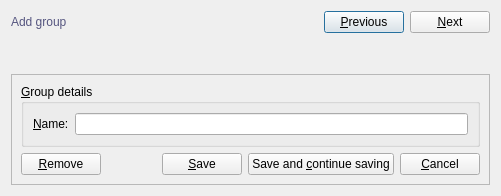
<?xml version="1.0" encoding="UTF-8"?>
<ui version="4.0">
 <class>GroupForm</class>
 <widget class="QDialog" name="GroupForm">
  <property name="geometry">
   <rect>
    <x>0</x>
    <y>0</y>
    <width>501</width>
    <height>196</height>
   </rect>
  </property>
  <property name="windowTitle">
   <string>Group :: Form</string>
  </property>
  <property name="windowIcon">
   <iconset resource="resources.qrc">
    <normaloff>:/default/static/default/icons/22x22/face-devilish.png</normaloff>:/default/static/default/icons/22x22/face-devilish.png</iconset>
  </property>
  <layout class="QGridLayout" name="gridLayout">
   <item row="0" column="0">
    <layout class="QHBoxLayout" name="horizontalLayout_2">
     <item>
      <widget class="QLabel" name="titleLabel">
       <property name="styleSheet">
        <string notr="true">color: rgb(85, 85, 127);
font: 75 14pt &quot;DejaVu Sans Mono&quot;;</string>
       </property>
       <property name="text">
        <string>Add group</string>
       </property>
      </widget>
     </item>
     <item>
      <spacer name="horizontalSpacer_3">
       <property name="orientation">
        <enum>Qt::Horizontal</enum>
       </property>
       <property name="sizeHint" stdset="0">
        <size>
         <width>40</width>
         <height>20</height>
        </size>
       </property>
      </spacer>
     </item>
     <item>
      <widget class="QPushButton" name="previousPushButton">
       <property name="text">
        <string>&amp;Previous</string>
       </property>
       <property name="icon">
        <iconset resource="resources.qrc">
         <normaloff>:/default/static/default/icons/22x22/go-previous.png</normaloff>:/default/static/default/icons/22x22/go-previous.png</iconset>
       </property>
       <property name="shortcut">
        <string>Ctrl+Right, Ctrl+PgDown</string>
       </property>
      </widget>
     </item>
     <item>
      <widget class="QPushButton" name="nextPushButton">
       <property name="text">
        <string>&amp;Next</string>
       </property>
       <property name="icon">
        <iconset resource="resources.qrc">
         <normaloff>:/default/static/default/icons/22x22/go-next.png</normaloff>:/default/static/default/icons/22x22/go-next.png</iconset>
       </property>
       <property name="shortcut">
        <string>Ctrl+Left, Ctrl+PgUp</string>
       </property>
      </widget>
     </item>
    </layout>
   </item>
   <item row="1" column="0">
    <widget class="QLabel" name="statusLabel">
     <property name="text">
      <string/>
     </property>
    </widget>
   </item>
   <item row="2" column="0">
    <widget class="QFrame" name="frame">
     <property name="frameShape">
      <enum>QFrame::StyledPanel</enum>
     </property>
     <property name="frameShadow">
      <enum>QFrame::Raised</enum>
     </property>
     <layout class="QGridLayout" name="gridLayout_2">
      <item row="0" column="0">
       <widget class="QGroupBox" name="formGroupBox">
        <property name="title">
         <string>&amp;Group details</string>
        </property>
        <layout class="QFormLayout" name="formLayout">
         <property name="fieldGrowthPolicy">
          <enum>QFormLayout::ExpandingFieldsGrow</enum>
         </property>
         <item row="0" column="0">
          <widget class="QLabel" name="nameLabel">
           <property name="text">
            <string>&amp;Name:</string>
           </property>
           <property name="buddy">
            <cstring>nameLineEdit</cstring>
           </property>
          </widget>
         </item>
         <item row="0" column="1">
          <widget class="QLineEdit" name="nameLineEdit"/>
         </item>
        </layout>
       </widget>
      </item>
      <item row="1" column="0">
       <layout class="QHBoxLayout" name="horizontalLayout">
        <item>
         <widget class="QPushButton" name="removePushButton">
          <property name="text">
           <string>&amp;Remove</string>
          </property>
          <property name="icon">
           <iconset resource="resources.qrc">
            <normaloff>:/default/static/default/icons/22x22/edit-delete.png</normaloff>:/default/static/default/icons/22x22/edit-delete.png</iconset>
          </property>
          <property name="shortcut">
           <string>Ctrl+Del</string>
          </property>
         </widget>
        </item>
        <item>
         <spacer name="horizontalSpacer">
          <property name="orientation">
           <enum>Qt::Horizontal</enum>
          </property>
          <property name="sizeHint" stdset="0">
           <size>
            <width>40</width>
            <height>20</height>
           </size>
          </property>
         </spacer>
        </item>
        <item>
         <widget class="QPushButton" name="savePushButton">
          <property name="text">
           <string>&amp;Save</string>
          </property>
          <property name="icon">
           <iconset resource="resources.qrc">
            <normaloff>:/default/static/default/icons/22x22/dialog-ok-apply.png</normaloff>:/default/static/default/icons/22x22/dialog-ok-apply.png</iconset>
          </property>
          <property name="shortcut">
           <string>Ctrl+S</string>
          </property>
         </widget>
        </item>
        <item>
         <widget class="QPushButton" name="saveAndContinueSavingPushButton">
          <property name="text">
           <string>Save and &amp;continue saving</string>
          </property>
          <property name="icon">
           <iconset resource="resources.qrc">
            <normaloff>:/default/static/default/icons/22x22/dialog-ok.png</normaloff>:/default/static/default/icons/22x22/dialog-ok.png</iconset>
          </property>
          <property name="shortcut">
           <string>Ctrl+Shift+S</string>
          </property>
         </widget>
        </item>
        <item>
         <widget class="QPushButton" name="cancelPushButton">
          <property name="text">
           <string>&amp;Cancel</string>
          </property>
          <property name="icon">
           <iconset resource="resources.qrc">
            <normaloff>:/default/static/default/icons/22x22/dialog-cancel.png</normaloff>:/default/static/default/icons/22x22/dialog-cancel.png</iconset>
          </property>
          <property name="shortcut">
           <string>Ctrl+W</string>
          </property>
         </widget>
        </item>
       </layout>
      </item>
     </layout>
    </widget>
   </item>
  </layout>
 </widget>
 <tabstops>
  <tabstop>nameLineEdit</tabstop>
  <tabstop>savePushButton</tabstop>
  <tabstop>saveAndContinueSavingPushButton</tabstop>
  <tabstop>removePushButton</tabstop>
  <tabstop>cancelPushButton</tabstop>
 </tabstops>
 <resources>
  <include location="resources.qrc"/>
  <include location="../../../../crud-2/resources/ui/resources.qrc"/>
 </resources>
 <connections/>
</ui>
